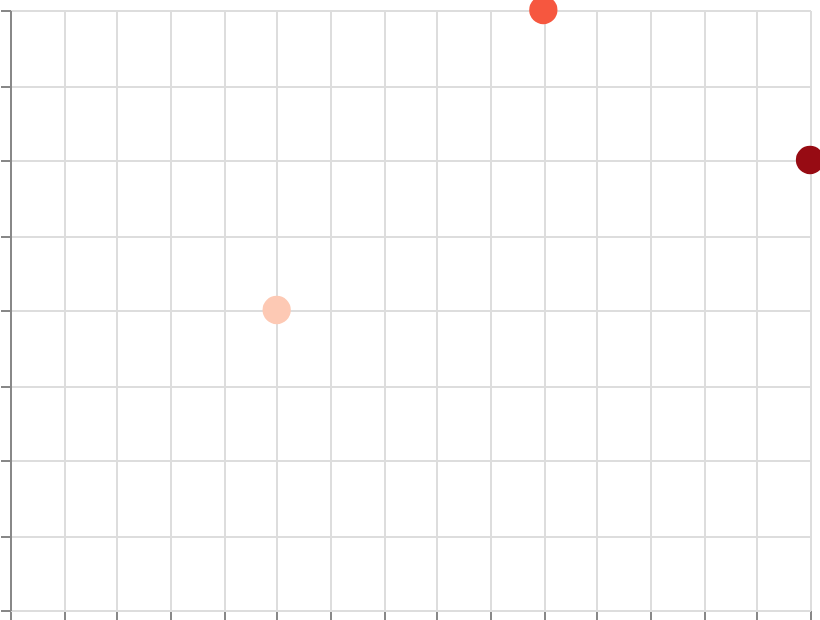

The specification (Vega-Lite) saved for this image:
### Vega specification from a JSON file in a GitHub repository (floating-point values rounded to 4 significant figures)
{"$schema": "https://vega.github.io/schema/vega/v6.json", "width": 400, "height": 300, "padding": 5, "autosize": "none", "data": [{"name": "table", "values": [{"x": 1, "y": 2, "val": 10}, {"x": 2, "y": 4, "val": 50}, {"x": 3, "y": 3, "val": 90}]}], "scales": [{"name": "x", "type": "linear", "domain": {"data": "table", "field": "x"}, "range": "width", "nice": true}, {"name": "y", "type": "linear", "domain": {"data": "table", "field": "y"}, "range": [{"signal": "height"}, 0], "nice": true}, {"name": "color", "type": "linear", "domain": {"data": "table", "field": "val"}, "range": {"scheme": "reds"}}], "marks": [{"type": "symbol", "from": {"data": "table"}, "encode": {"update": {"x": {"scale": "x", "field": "x"}, "y": {"scale": "y", "field": "y"}, "size": {"value": 200}, "fill": {"scale": "color", "field": "val"}}}}], "axes": [{"scale": "x", "orient": "bottom", "grid": true, "labels": false}, {"scale": "y", "orient": "left", "grid": true, "labels": false}], "legends": [{"fill": "color", "title": "Risk"}]}
